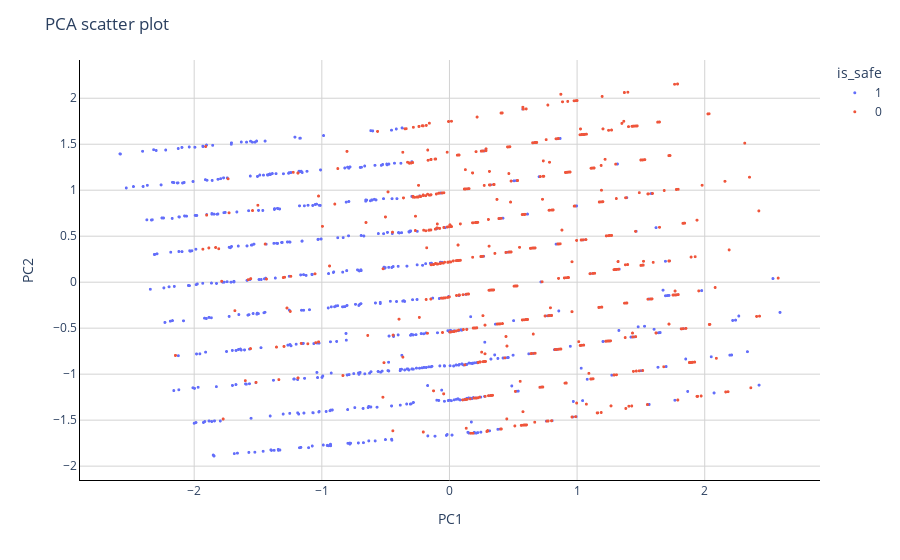

The code cell stored with this chart in its notebook:
### Code cell
# Create a scatter plot
fig = px.scatter(OriginalDataForLDA, x=X_trans_pca_train[:,0], y=X_trans_pca_train[:,1], 
                 labels={
                     "x": "PC1",
                     "y": "PC2",
                     "color" : "is_safe"
                 },
                 opacity=1, color=y_train)

# Change chart background color
fig.update_layout(dict(plot_bgcolor = 'white'))

# Update axes lines
fig.update_xaxes(showgrid=True, gridwidth=1, gridcolor='lightgrey', 
                 zeroline=True, zerolinewidth=1, zerolinecolor='lightgrey', 
                 showline=True, linewidth=1, linecolor='black')

fig.update_yaxes(showgrid=True, gridwidth=1, gridcolor='lightgrey', 
                 zeroline=True, zerolinewidth=1, zerolinecolor='lightgrey', 
                 showline=True, linewidth=1, linecolor='black')

# Set figure title
fig.update_layout(title_text="PCA scatter plot")

# Update marker size
fig.update_traces(marker=dict(size=3))

fig.show()

### Figure 1 — Plotly figure (JSON) as saved in the notebook; plotly's stock layout.template omitted (floating-point values rounded to 4 significant figures; data arrays with more than 128 entries replaced by an {"elided": "..."} marker saying what was removed)
{"data": [{"hovertemplate": "is_safe=1<br>PC1=%{x}<br>PC2=%{y}<extra></extra>", "legendgroup": "1", "marker": {"color": "#636efa", "opacity": 1, "size": 3, "symbol": "circle"}, "mode": "markers", "name": "1", "showlegend": true, "type": "scattergl", "x": {"elided": "694 float values"}, "xaxis": "x", "y": {"elided": "694 float values"}, "yaxis": "y"}, {"hovertemplate": "is_safe=0<br>PC1=%{x}<br>PC2=%{y}<extra></extra>", "legendgroup": "0", "marker": {"color": "#EF553B", "opacity": 1, "size": 3, "symbol": "circle"}, "mode": "markers", "name": "0", "showlegend": true, "type": "scattergl", "x": {"elided": "674 float values"}, "xaxis": "x", "y": {"elided": "674 float values"}, "yaxis": "y"}], "layout": {"legend": {"title": {"text": "is_safe"}, "tracegroupgap": 0}, "margin": {"t": 60}, "plot_bgcolor": "white", "title": {"text": "PCA scatter plot"}, "xaxis": {"anchor": "y", "domain": [0, 1], "gridcolor": "lightgrey", "gridwidth": 1, "linecolor": "black", "linewidth": 1, "showgrid": true, "showline": true, "title": {"text": "PC1"}, "zeroline": true, "zerolinecolor": "lightgrey", "zerolinewidth": 1}, "yaxis": {"anchor": "x", "domain": [0, 1], "gridcolor": "lightgrey", "gridwidth": 1, "linecolor": "black", "linewidth": 1, "showgrid": true, "showline": true, "title": {"text": "PC2"}, "zeroline": true, "zerolinecolor": "lightgrey", "zerolinewidth": 1}}}
